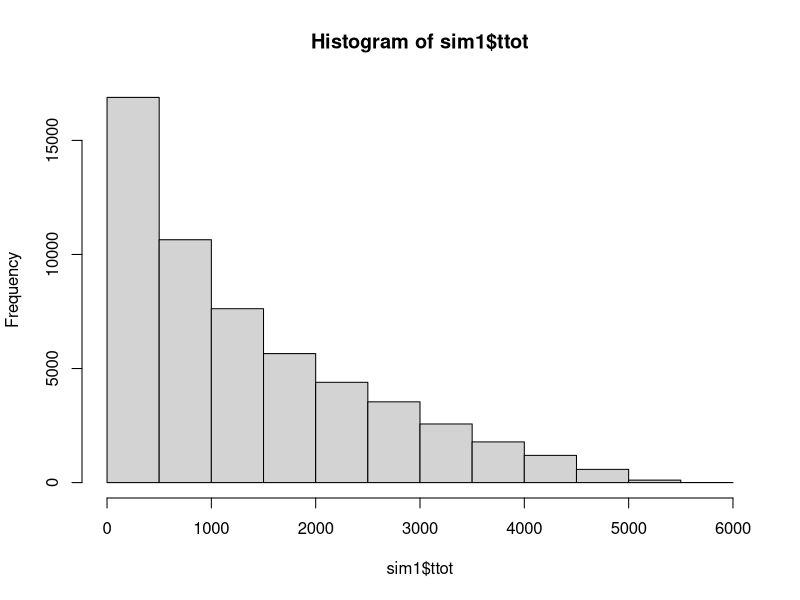
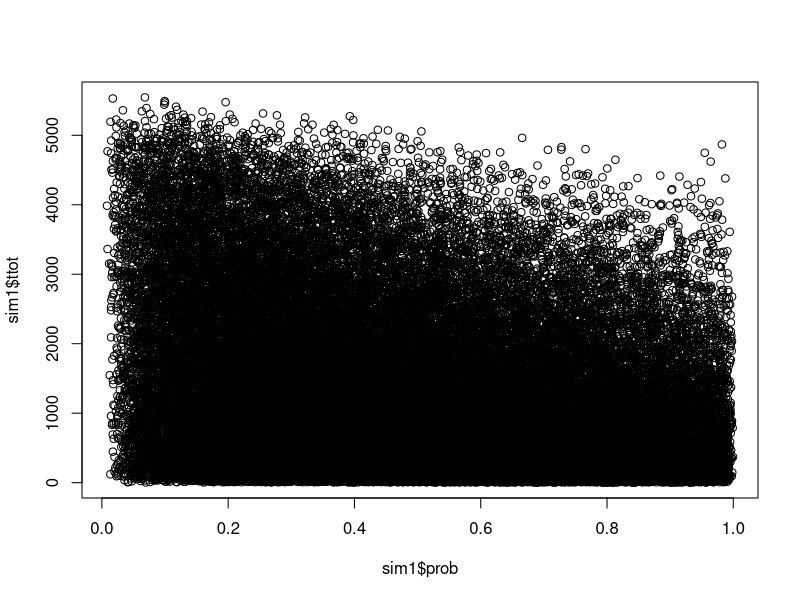
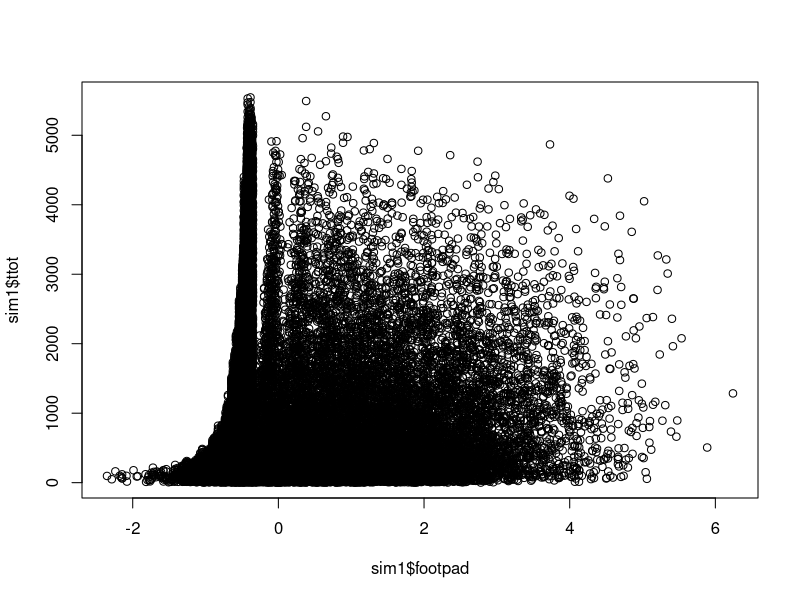
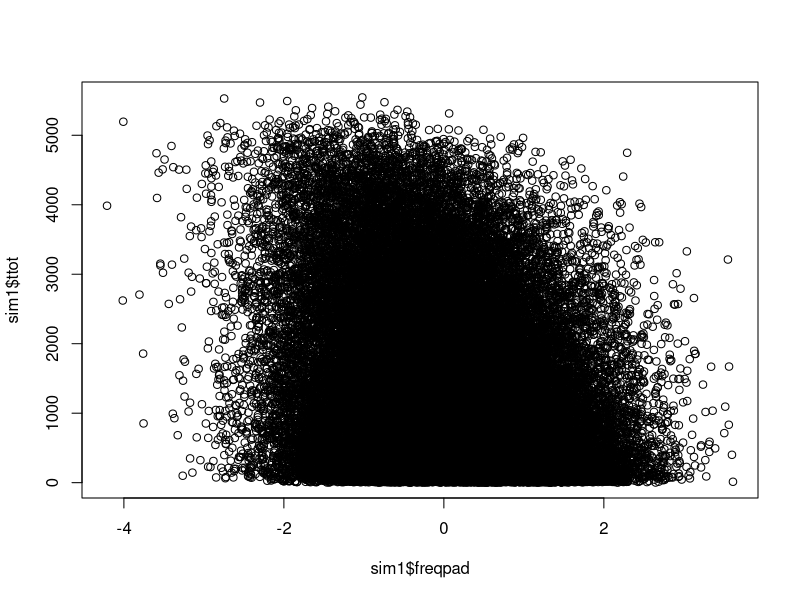
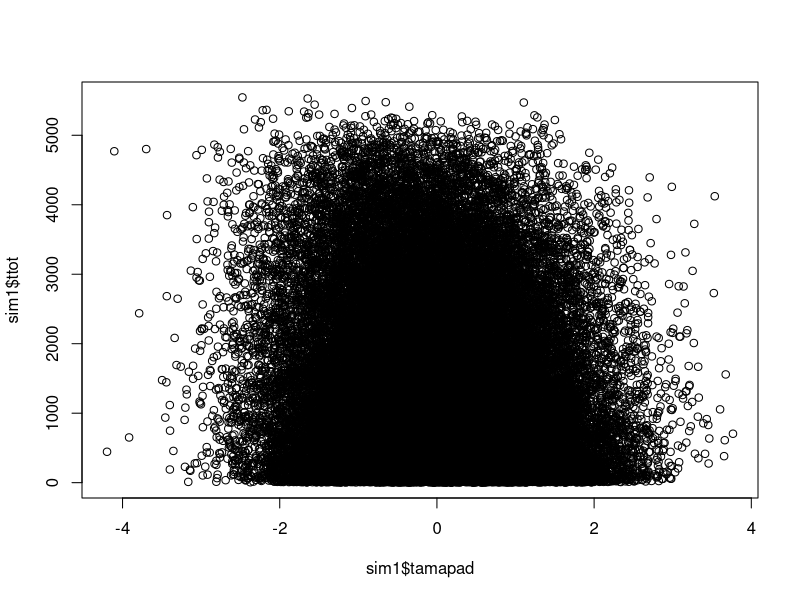

Source code (R) for these figures, in order: (Note: a time limit stopped this script after it produced the figures.)
## ---- chunk 1
knitr::opts_chunk$set(echo = TRUE)
## ---- chunk 2
posicao = function(esc, espaco){
  if(!any(espaco == esc, na.rm = TRUE)){
    stop(paste0("nao existe o sapo <", esc, "> no espaco"))
  }
  area = dim(espaco)[1]
  posesc = which(espaco == esc)
  inicol = seq(1, area^2, by = area)
  fimcol = seq(area, area^2, by = area)
  whcol = posesc >= inicol & posesc <= fimcol
  col = which(whcol == TRUE)
  
  row = posesc - area*(col-1)
  res = c(row, col)
  names(res) = c("y.row", "x.col")
  return(res)
}

dist = function(posf, posesc){
  xf = posf[2]
  yf = posf[1]
  xm = posesc[2]
  ym = posesc[1]
 d = sqrt((xm - xf)^2 + (ym - yf)^2)
 return(unname(d))
}

padroniza = function(x){
  (x - mean(x))/sd(x)
}
## ---- chunk 3
nsim = 10
vecarea = round(runif(nsim, 10, 20), 0)
vecnmacho= vecarea

#coeficientes
cffreq = 1.05
cftama = 0.5
cffoot = 0.8
## ---- chunk 4
#set.seed(1)

saposim = function(nsim = 1000, vecarea = round(runif(nsim, 10, 100), 0), vecnmacho= vecarea, cffreq = 1.05, cftama = 0.5, cffoot = 0.8){

#checagem de input
if(length(vecarea) != nsim){stop("vecarea deve ser um vetor de tamanho nsim")}
if(length(vecnmacho) != nsim){stop("vecnmacho deve ser um vetor de tamanho nsim")}

#Cria objetos que vao ser usados no for
result = data.frame(machoid = NA, dcach = NA, foot = NA, freq = NA, tama = NA, footpad = NA, freqpad = NA, tamapad = NA, exprlin = NA, prob = NA, distf = NA, ttot = NA, nsim = NA, femea = NA, area = NA)
posf = data.frame(posx = NA, posy = NA, nfemea = NA) #atualmente nao esta como output
storepos = list(NA) #atualmente nao esta como output

###############################################
############ INICIO FOR EXTERNO ###############
###############################################

for(k in 1:nsim){
  
  #nmachos e area para esse espaco
  nmacho = vecnmacho[k]
  area = vecarea[k]
  
  #### Conformacao inicial do espaco ####
  # Simula espaço contendo areaXarea grids
  espaco = matrix(NA, ncol = area, nrow = area)
  dimnames(espaco) = list(paste("L", 1:area), paste("C", 1:area))
  
  # Simula spawn de 10 machos
  xmacho = sample(1:area, nmacho)
  ymacho = sample(1:area, nmacho)
  
  for(i in 1:nmacho){
    espaco[ymacho[i],xmacho[i]] = paste0("m", i)
  }
  espaco_orig = espaco
  
  #### Probabilidade de escolha dos machos ####
  dados = data.frame(machoid = paste0("m", 1:nmacho), dcach = NA, foot = NA, freq = NA, tama = NA, footpad = NA, freqpad = NA, tamapad = NA, exprlin = NA, prob = NA, distf = NA, ttot = NA, nsim = NA, femea = NA, area = NA)
  
  ##### simula caracteristicas dos machos #####
  dados$dcach = area-xmacho
  
  mfoot = 10 + dados$dcach*(-0.5)
  mfoot[mfoot<0] = 0
  
  sfreq = dados$dcach*(10*(1/area))
  mfreq = 2000 - mean(sfreq) +sfreq
  
  stama = dados$dcach*(0.5*(1/area))
  mtama = 40.4 - mean(stama) + stama
  
  dados$foot = rpois(nmacho, lambda = mfoot)
  dados$freq = rnorm(nmacho, mean = mfreq, sd = 200)
  dados$tama = rnorm(nmacho, mean = mtama, sd = 2)
  
  dados$footpad = padroniza(dados$foot)
  dados$tamapad = padroniza(dados$tama)  
  dados$freqpad = padroniza(dados$freq)
  
  ##### logistica #####
  
  dados$exprlin = cftama*dados$tamapad + cffoot*dados$footpad + cffreq*dados$freqpad
  dados$exprlin = dados$exprlin - mean(dados$exprlin)
  dados$prob = exp(dados$exprlin)/ (1+exp(dados$exprlin))
  dados$prob
  
  mdisp = dados$machoid
  mindisp = NA
  
  ####################################################
  ################ INICIO FOR INTERNO ################
  ####################################################
  
  for(j in 1:nmacho){
    
    # Simula spawn de 1 femea
    xfemea = sample(1:area, 1)
    yfemea = sample(1:area, 1)
    
    
    femeas = paste0("f", c(paste0(0, 1:9), 10:nmacho))
    posf[j,] = c(xfemea, yfemea, femeas[j])
    
    #checa se cedula esta ocupada
    while(!is.na(espaco[yfemea,xfemea])){
      xfemea = sample(1:area, 1)
      yfemea = sample(1:area, 1)
    }
    espaco[yfemea,xfemea] = "f"
    
    #### Sorteando macho escolhido ####
    escolhido = sample(mdisp, 1, prob = dados$prob[dados$machoid %in% mdisp])
    
    #### salvando resultados ####
    distf = dist(posicao("f", espaco), posicao(escolhido, espaco))
    dados$distf[dados$machoid == escolhido] = distf
    dados$ttot[dados$machoid == escolhido] = sum(dados$distf, na.rm=TRUE)
    dados$femea[dados$machoid == escolhido] = femeas[j]
    dados$nsim = paste0("sim", k)
    dados$area = area
    
    dados = dados[order(dados$femea),]
    
    #### Voltando ao espaco inicial sem macho escolhido ####
    espaco[which(espaco == "f")] = NA
    espaco[which(espaco == escolhido)] = NA
    mindisp[j] = escolhido
    mdisp = dados$machoid[!dados$machoid %in% mindisp]
  }
  result = rbind(result, dados)
  storepos[[k]] =list(espaco_orig, posf)
}
result = result[-1,]
result$femeasim = paste(result$femea, result$nsim, sep = "_")
row.names(result) = 1:length(result$area)
return(result)
}
## ---- chunk 5
set.seed(1)
sim1 = saposim()
summary(sim1) # @rada, os valores fazem sentido??
## ---- chunk 6
library(lme4)


# Análise exploratória
hist(sim1$ttot)
plot(sim1$ttot ~ sim1$prob)
plot(sim1$ttot ~ sim1$footpad)
plot(sim1$ttot ~ sim1$freqpad)
plot(sim1$ttot ~ sim1$tamapad)

# Modelos Mistos Generalizados
glmm1 = glmer(ttot~tamapad*freqpad*footpad + (1|nsim), family = Gamma, data=sim1)
glmm2 = glmer(ttot~tamapad+freqpad+footpad + tamapad:freqpad + freqpad:footpad +tamapad:footpad
              + (1|nsim), family = Gamma, data=sim1)
AICtab(glmm1, glmm2)  #melhor glmm e o modelo cheio com interacoes


# Modelos Generalizados
glm1 = glm(ttot~tamapad*freqpad*footpad, family = Gamma, data=sim1)
stepAIC(glm1) #melhor glm e o modelo cheio com interacoes

#Comparacao de modelos
AICtab(glmm1, glm1, base = TRUE)

confint(glm1) < 0 & confint(glm1) > 0
